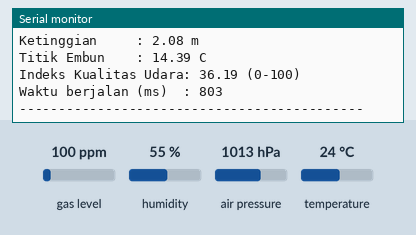
The sketch below on a simulated ESP32. On the bench: the last lines printed to the serial monitor. The inputs (shaded band) are chosen by the test bench; at power-on: gas level 100 ppm, humidity 55 %, air pressure 1013 hPa, temperature 24 °C.

Above: at 1.7 s.
1.8 s: gas level set to 20 ppm
At 5.9 s:
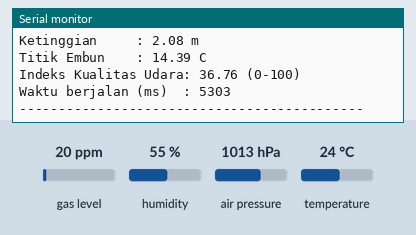
7.7 s: humidity set to 22 %
At 10.9 s:
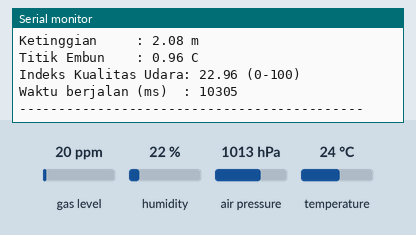
13.6 s: air pressure set to 952 hPa
At 15.9 s:
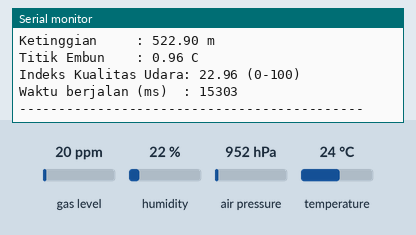
19.5 s: temperature set to 12 °C
At 20.9 s:
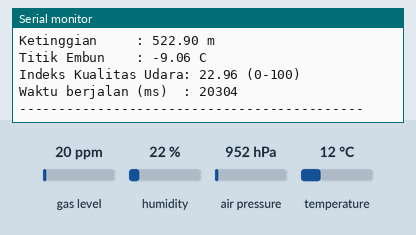
Timing chart, 0 to 22.5 s (numbered marks = the images above; inputs shaded):
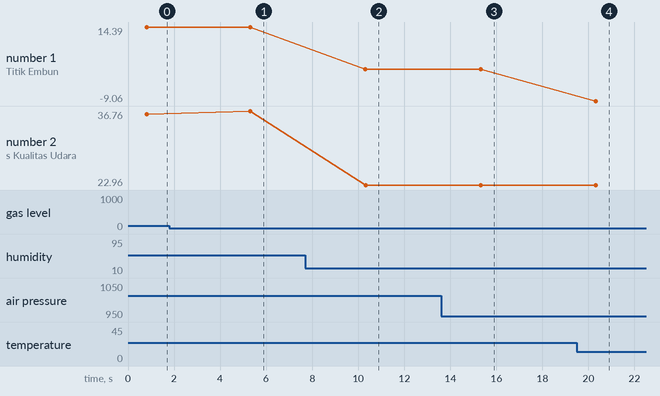

The sketch:

BME688_Serial_Monitor.ino
```cpp
#include <Wire.h>
#include <SPI.h>
#include <Adafruit_Sensor.h>
#include <Adafruit_BME680.h>
#define SEALEVELPRESSURE_HPA (1013.25)
#define SDA_PIN 21
#define SCL_PIN 22

Adafruit_BME680 bme;

struct SensorData {
    float temperature = 0;
    float humidity = 0;
    float pressure = 0;
    float gasResistance = 0;
    float altitude = 0;
    float dewPoint = 0;
    float airQualityIndex = 0;
    unsigned long lastUpdate = 0;
    bool valid = false;
};

SensorData sensorData;

enum SensorReadState { SENSOR_IDLE, SENSOR_READING };
SensorReadState sensorState = SENSOR_IDLE;
unsigned long sensorReadyAt = 0;
unsigned long lastReadRequest = 0;
const unsigned long READ_INTERVAL_MS = 5000;

void requestSensorRead();
void checkSensorRead();
void printSensorData();
float calculateAirQualityIndex(float gas, float humidity);
float dewPointCalculation(float temperature, float humidity);
float mapFloat(float x, float inMin, float inMax, float outMin, float outMax);

void setup() {
    Serial.begin(115200);
    delay(500);

    Wire.begin(SDA_PIN, SCL_PIN);

    Serial.println();
    Serial.println(F("BME688 Environmental Monitor"));
    int initAttempts = 0;

    while (!bme.begin(0x76, &Wire) && initAttempts < 5) {
        Serial.printf("Mencoba koneksi sensor (%d/5)...\n", initAttempts + 1);
        delay(1000);
        initAttempts++;
    }

    if (initAttempts >= 5) {
        Serial.println("ERROR: Sensor BME688 tidak ditemukan!");
        while (1) {
            delay(1000);
        }
    }

    Serial.println("BME688 berhasil terhubung!");

    bme.setTemperatureOversampling(BME680_OS_8X);
    bme.setHumidityOversampling(BME680_OS_4X);
    bme.setPressureOversampling(BME680_OS_4X);
    bme.setIIRFilterSize(BME680_FILTER_SIZE_3);
    bme.setGasHeater(320, 150);

    requestSensorRead();
}

void loop() {
    checkSensorRead();

    if (sensorState == SENSOR_IDLE && millis() - lastReadRequest >= READ_INTERVAL_MS) {
        lastReadRequest = millis();
        requestSensorRead();
    }
}

void requestSensorRead() {
    if (sensorState != SENSOR_IDLE)
        return;

    uint32_t endTime = bme.beginReading();

    if (endTime == 0) {
        Serial.println("Gagal memulai pembacaan!");
        return;
    }

    sensorReadyAt = endTime;
    sensorState = SENSOR_READING;
}

void checkSensorRead() {
    if (sensorState != SENSOR_READING)
        return;

    if ((int32_t)(millis() - sensorReadyAt) < 0)
        return;

    if (!bme.endReading()) {
        Serial.println("Gagal membaca sensor!");
        sensorState = SENSOR_IDLE;
        return;
    }

    sensorData.temperature = bme.temperature;
    sensorData.humidity = bme.humidity;
    sensorData.pressure = bme.pressure / 100.0;
    sensorData.gasResistance = bme.gas_resistance / 1000.0;

    sensorData.altitude = 44330.0 * (1.0 - pow(sensorData.pressure / SEALEVELPRESSURE_HPA, 0.1903));

    sensorData.dewPoint = dewPointCalculation(sensorData.temperature, sensorData.humidity);
    sensorData.airQualityIndex = calculateAirQualityIndex(sensorData.gasResistance, sensorData.humidity);

    sensorData.lastUpdate = millis();
    sensorData.valid = true;

    printSensorData();

    sensorState = SENSOR_IDLE;
}

void printSensorData() {
    Serial.println("---------- Pembacaan Sensor Baru ----------");
    Serial.printf("Suhu           : %.2f C\n", sensorData.temperature);
    Serial.printf("Kelembapan     : %.2f %%\n", sensorData.humidity);
    Serial.printf("Tekanan        : %.2f hPa\n", sensorData.pressure);
    Serial.printf("Gas Resistance : %.2f KOhm\n", sensorData.gasResistance);
    Serial.printf("Ketinggian     : %.2f m\n", sensorData.altitude);
    Serial.printf("Titik Embun    : %.2f C\n", sensorData.dewPoint);
    Serial.printf("Indeks Kualitas Udara: %.2f (0-100)\n", sensorData.airQualityIndex);
    Serial.printf("Waktu berjalan (ms)  : %lu\n", sensorData.lastUpdate);
    Serial.println("--------------------------------------------\n");
}

float mapFloat(float x, float inMin, float inMax, float outMin, float outMax) {
    return (x - inMin) * (outMax - outMin) / (inMax - inMin) + outMin;
}

float dewPointCalculation(float temperature, float humidity) {
    const float a = 17.271;
    const float b = 237.7;
    float temp = (a * temperature) / (b + temperature) + log(humidity / 100.0);
    return (b * temp) / (a - temp);
}

float calculateAirQualityIndex(float gasResistance, float humidity) {
    float gasScore = mapFloat(gasResistance, 10, 1000, 0, 100);
    gasScore = constrain(gasScore, 0.0f, 100.0f);

    float humidityScore = 100 - fabs(humidity - 50) * 2;
    humidityScore = constrain(humidityScore, 0.0f, 100.0f);

    return gasScore * 0.7 + humidityScore * 0.3;
}
```

Measured:
- after the input at 1.8 s, the serial monitor: prints a new line after 3.5 s (image 1)
- after the input at 7.7 s, the serial monitor: prints a new line after 2.6 s (image 2)
- after the input at 13.6 s, the serial monitor: prints a new line after 1.7 s (image 3)
- after the input at 19.5 s, the serial monitor: prints a new line after 0.80 s (image 4)
- plotted number 1: 14.39 → 0.96 after the input at 7.7 s, 0.96 → -9.06 after the input at 19.5 s
- plotted number 2: 36.19 → 36.76 after the input at 1.8 s, 36.76 → 22.96 after the input at 7.7 s
